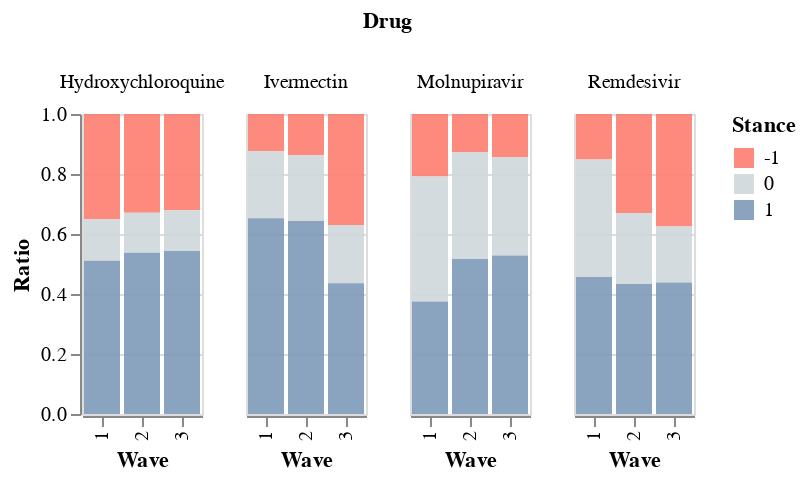

The notebook cell this image was saved under:
### Code cell
import altair as alt


plot1 = alt.Chart(df).mark_bar().encode(
    x = "Wave:O",
    y = "Ratio:Q",
    color=alt.Color('Stance:N',scale = alt.Scale(domain=[-1,0,1],range=["#fd7f6f","#cfd8dc","#7e9ab9"])),
    opacity=alt.value(0.9),
    column = "Drug:N"
).properties(
    width=60,
    height=150
)

plot1

### Figure 1 — Vega-Lite specification as saved in the notebook (floating-point values rounded to 4 significant figures)
{"config": {"view": {"continuousWidth": 400, "continuousHeight": 300}}, "data": {"name": "data-b37a78632346a2b232e2c019ace87781"}, "mark": "bar", "encoding": {"color": {"field": "Stance", "scale": {"domain": [-1, 0, 1], "range": ["#fd7f6f", "#cfd8dc", "#7e9ab9"]}, "type": "nominal"}, "column": {"field": "Drug", "type": "nominal"}, "opacity": {"value": 0.9}, "x": {"field": "Wave", "type": "ordinal"}, "y": {"field": "Ratio", "type": "quantitative"}}, "height": 150, "width": 60, "$schema": "https://vega.github.io/schema/vega-lite/v4.17.0.json", "datasets": {"data-b37a78632346a2b232e2c019ace87781": [{"Wave": 1, "Stance": -1, "Drug": "Hydroxychloroquine", "Ratio": 0.3505, "Count": 0}, {"Wave": 1, "Stance": 0, "Drug": "Hydroxychloroquine", "Ratio": 0.1384, "Count": 1}, {"Wave": 1, "Stance": 1, "Drug": "Hydroxychloroquine", "Ratio": 0.5111, "Count": 2}, {"Wave": 2, "Stance": -1, "Drug": "Hydroxychloroquine", "Ratio": 0.3289, "Count": 0}, {"Wave": 2, "Stance": 0, "Drug": "Hydroxychloroquine", "Ratio": 0.1338, "Count": 1}, {"Wave": 2, "Stance": 1, "Drug": "Hydroxychloroquine", "Ratio": 0.5373, "Count": 2}, {"Wave": 3, "Stance": -1, "Drug": "Hydroxychloroquine", "Ratio": 0.3205, "Count": 0}, {"Wave": 3, "Stance": 0, "Drug": "Hydroxychloroquine", "Ratio": 0.1364, "Count": 1}, {"Wave": 3, "Stance": 1, "Drug": "Hydroxychloroquine", "Ratio": 0.5431, "Count": 2}, {"Wave": 1, "Stance": -1, "Drug": "Ivermectin", "Ratio": 0.1239, "Count": 0}, {"Wave": 1, "Stance": 0, "Drug": "Ivermectin", "Ratio": 0.2233, "Count": 1}, {"Wave": 1, "Stance": 1, "Drug": "Ivermectin", "Ratio": 0.6527, "Count": 2}, {"Wave": 2, "Stance": -1, "Drug": "Ivermectin", "Ratio": 0.1375, "Count": 0}, {"Wave": 2, "Stance": 0, "Drug": "Ivermectin", "Ratio": 0.219, "Count": 1}, {"Wave": 2, "Stance": 1, "Drug": "Ivermectin", "Ratio": 0.6434, "Count": 2}, {"Wave": 3, "Stance": -1, "Drug": "Ivermectin", "Ratio": 0.3698, "Count": 0}, {"Wave": 3, "Stance": 0, "Drug": "Ivermectin", "Ratio": 0.1946, "Count": 1}, {"Wave": 3, "Stance": 1, "Drug": "Ivermectin", "Ratio": 0.4356, "Count": 2}, {"Wave": 1, "Stance": -1, "Drug": "Molnupiravir", "Ratio": 0.2083, "Count": 0}, {"Wave": 1, "Stance": 0, "Drug": "Molnupiravir", "Ratio": 0.4167, "Count": 1}, {"Wave": 1, "Stance": 1, "Drug": "Molnupiravir", "Ratio": 0.375, "Count": 2}, {"Wave": 2, "Stance": -1, "Drug": "Molnupiravir", "Ratio": 0.1277, "Count": 0}, {"Wave": 2, "Stance": 0, "Drug": "Molnupiravir", "Ratio": 0.3558, "Count": 1}, {"Wave": 2, "Stance": 1, "Drug": "Molnupiravir", "Ratio": 0.5165, "Count": 2}, {"Wave": 3, "Stance": -1, "Drug": "Molnupiravir", "Ratio": 0.1434, "Count": 0}, {"Wave": 3, "Stance": 0, "Drug": "Molnupiravir", "Ratio": 0.3285, "Count": 1}, {"Wave": 3, "Stance": 1, "Drug": "Molnupiravir", "Ratio": 0.5281, "Count": 2}, {"Wave": 1, "Stance": -1, "Drug": "Remdesivir", "Ratio": 0.1518, "Count": 0}, {"Wave": 1, "Stance": 0, "Drug": "Remdesivir", "Ratio": 0.3915, "Count": 1}, {"Wave": 1, "Stance": 1, "Drug": "Remdesivir", "Ratio": 0.4567, "Count": 2}, {"Wave": 2, "Stance": -1, "Drug": "Remdesivir", "Ratio": 0.3301, "Count": 0}, {"Wave": 2, "Stance": 0, "Drug": "Remdesivir", "Ratio": 0.2364, "Count": 1}, {"Wave": 2, "Stance": 1, "Drug": "Remdesivir", "Ratio": 0.4334, "Count": 2}, {"Wave": 3, "Stance": -1, "Drug": "Remdesivir", "Ratio": 0.3746, "Count": 0}, {"Wave": 3, "Stance": 0, "Drug": "Remdesivir", "Ratio": 0.1874, "Count": 1}, {"Wave": 3, "Stance": 1, "Drug": "Remdesivir", "Ratio": 0.438, "Count": 2}]}}
